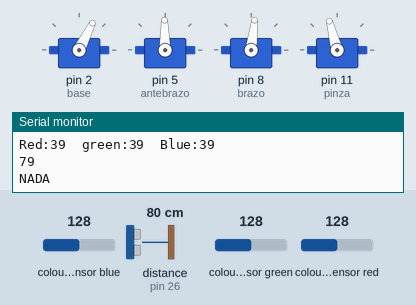
Simulated run of this sketch. Board: Arduino Mega 2560, built with avr-gcc and run on an emulated ATmega2560. Parts: 4 × servo, the last lines printed to the serial monitor. Wiring (inferred from the names in the program): ultrasonic range finder: trigger pin 25; echo pin 26; TCS3200 colour sensor: output pin 42; S2 pin 40; S3 pin 41; S0 pin 38; S1 pin 39. The test bench sets the inputs (shaded band); at power-on: distance to the obstacle (sensor on pin 26) 80 cm, colour sensor blue 128, colour sensor green 128, colour sensor red 128. The echo pulse lasts 58.3 µs per cm.

Above: at 1.2 s.
1.3 s: distance to the obstacle (sensor on pin 26) set to 13 cm
3.0 s: distance to the obstacle (sensor on pin 26) set to 10 cm
At 3.89 s:
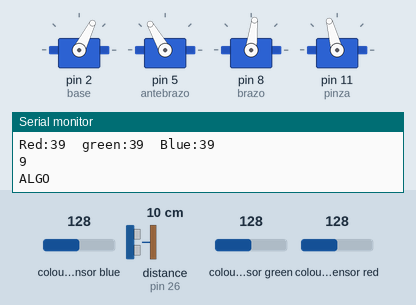
At 8.56 s:
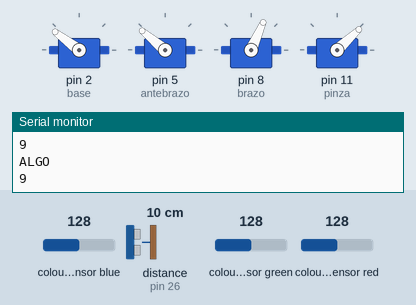
Timing chart, 0 to 16.0 s (numbered marks = the images above; inputs shaded):
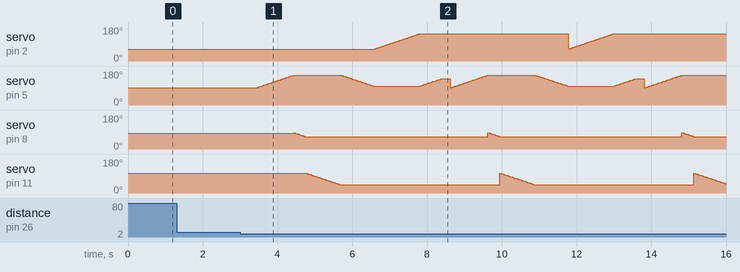

The sketch:

Robot_arm_TCS3200.ino
```cpp
// main

#include  <Servo.h>
const int TRIG =25 ;      // trigger en pin 25
const int ECO = 26;      // echo en pin 26
int DURACION;
int DISTANCIA;

void setup() {
  sensor();
  declaraciones();
  Color();
  Serial.begin(9600);
}

void loop() {
  // put your main code here, to run repeatedly:

  movsensor();
}
```

ROBOT.ino
```cpp
 // Motor declarations variables
 Servo base;
 Servo antebrazo;
 Servo brazo;
 Servo pinza;

void declaraciones(){
  //pins declarations
 base.attach(2);
 antebrazo.attach(5);
 brazo.attach(8);
 pinza.attach(11);


//Start position
  base.write(63);
  antebrazo.write(91);
  brazo.write(83);
  pinza.write(105);

}

/*
 *Detection color 1
 */

 void defectuosos(){

  //girar base
  for (int x=143; x>=25; x--){
    base.write(x);
    delay(15);
  }
  for (int x=43; x<=105; x++){
    pinza.write(x);
    delay(15);
  }

   for (int x=169; x>=63; x--){
    base.write(x);
    delay(15);
  }

   for (int x=140; x>=91; x--){
    antebrazo.write(x);
    delay(15);
  }
  for (int x=66; x<=86; x++){
    brazo.write(x);
    delay(15);
  }


 }

/*
  Detection color 2
*/
 void buenas(){

  //girar base
  for (int x=143; x<=169; x++){
    base.write(x);
    delay(15);
  }
  for (int x=43; x<=105; x++){
    pinza.write(x);
    delay(15);
  }

   for (int x=169; x>=63; x--){
    base.write(x);
    delay(15);
  }

   for (int x=140; x>=91; x--){
    antebrazo.write(x);
    delay(15);
  }
  for (int x=66; x<=86; x++){
    brazo.write(x);
    delay(15);
  }

 }


/*MOVIMIENTO DE LA POSICION INICIAL AL
 SENSOR DE COLOR */
 void hcolor(){
  //Bajar antebrazo
  for (int x=91; x<=157; x++){
    antebrazo.write(x);
    delay(15);
  }
  //Mover brazo
  for (int x=86; x >=66; x--){
    brazo.write(x);
    delay(15);
  }
  //Cerrar pinza
   for (int x=105; x >=43; x--){
    pinza.write(x);
    delay(15);
  }
  //ALZAR ANTEBRAZO
   for (int x=157; x>=100; x--){
    antebrazo.write(x);
    delay(15);
  }

    //girar base
  for (int x=63; x<=143; x++){
    base.write(x);
    delay(15);
  }
  //bajar antebrazo
  for (int x=100; x<=140; x++){
    antebrazo.write(x);
    delay(15);
  }


 }
```

Sensor_detector_de_colores.ino
```cpp
  #define S0 38
  #define S1 39
  #define S2 40
  #define S3 41
  #define OUT 42

void Color (){

  pinMode(S0, OUTPUT);
  pinMode(S1, OUTPUT);
  pinMode(S2, OUTPUT);
  pinMode(S3, OUTPUT);
  pinMode(OUT, INPUT);
  //FRECUENCIA DEL SENSOR
  digitalWrite(S0, HIGH);
  digitalWrite(S1, LOW);
  Serial.begin(9600);
}

void Seleccion(){


  digitalWrite(S2,LOW);
  digitalWrite(S3,LOW);
  int red = pulseIn(OUT, LOW);
  delay(200);

  digitalWrite(S2,HIGH);
  digitalWrite(S3,HIGH);
  int green = pulseIn(OUT, LOW);
  delay(200);

  digitalWrite(S2,LOW);
  digitalWrite(S3,HIGH);
  int blue = pulseIn(OUT, LOW);
  delay(200);

  Serial.print("Red:");
  Serial.print(red);
  Serial.print("\t");
  Serial.print("green:");
  Serial.print(green);
  Serial.print("\t");
  Serial.print("Blue:");
  Serial.println(blue);

//valores de los colores seleccionados

/*
 * Run the code to move to the dstorage position for color 2
 */
if ( red > 90 && green > 125 && blue < 110){    // si valores dentro del rango
    Serial.println("OK!");
    buenas();


  }

  /*
   * un the code to move to the dstorage position for color 1
   */
  //piezas defectuosas
    if ( blue < 85 && red > 105 && green < 120){  // si valores dentrol del rango
    Serial.println("DEPOSITO DEFECTUOSO");
    defectuosos();

  }
}
```

sensor_ultrasonico.ino
```cpp
void sensor(){
  pinMode(TRIG, OUTPUT);
  pinMode(ECO, INPUT);
}

void movsensor(){
  digitalWrite(TRIG, HIGH);
  delay(1);
  digitalWrite(TRIG, LOW);

  DURACION = pulseIn(ECO, HIGH);

  DISTANCIA = DURACION / 58.2;    // Distance in cm
  Serial.println(DISTANCIA);    // Send a value of the distance to the serial monitor
  delay(200);

  if (DISTANCIA <= 10 && DISTANCIA >= 0)
  {
    /*
     * Detects and object and moves it to the TCS3200
     * EJECUTAR EL COMANDO DE INICIAL A SENSOR DE COLOR
     */
    Serial.println("ALGO");
    hcolor();

    }else{

      /*
       * THERE IS SOMETHING ABOUT THE COLOR SENSOR
       * EXECUTES THE SELECTION MOVEMENTS OF THE ARM
       * BY COLORS
       */

     Serial.println("NADA");
     Seleccion();
    }

}
```

Measured:
- the behaviour switches between 12 and 11 cm on distance to the obstacle (sensor on pin 26) (found by bisection; images 0 and 1)
